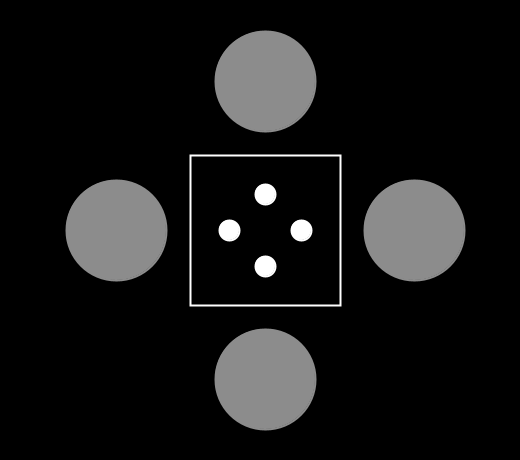
Frame 1 (no input)
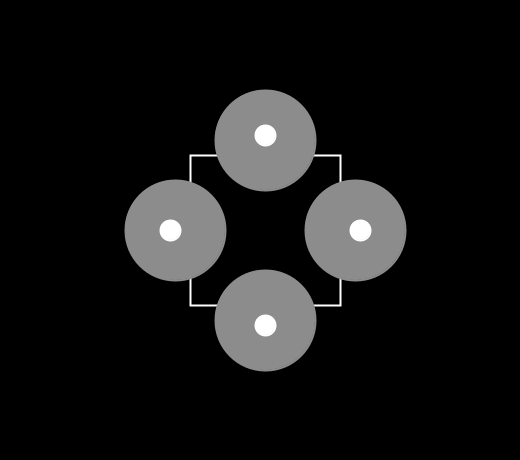
Frame 60 (the mouse pressed at the canvas centre just before this capture)
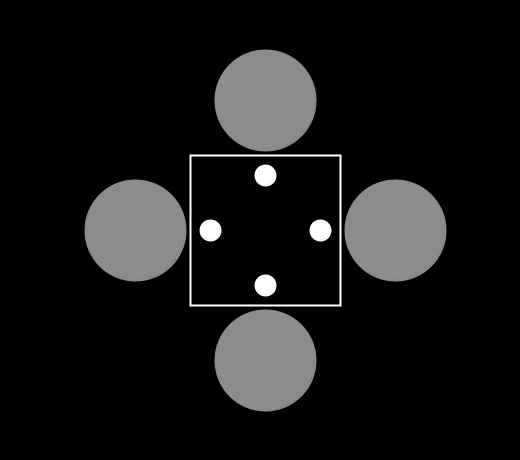
Frame 120 (the mouse held since frame 60 and released just before this capture)

The Processing sketch that drew these frames (run headless with seeded random() and noise(); from frame 60 on, the mouse is pressed at the canvas centre):

// Processing sketch: illusory_square
// ── illusory_square.pde
  
  //General Variables
  int xPoint;
  int yPoint;
  int size;
  int half;
  float speed;
  
  
  //Variables for the big circles
  float colour;
  int distance;
  int circleSize;
  float topyMovement;
  float bottomyMovement;
  float leftxMovement;
  float rightxMovement;
  
  //Variables for the small circles
  float c;
  int d;
  int cs;
  int tym;
  int bym;
  int lxm;
  int rxm;
  
void setup(){
    //Initialize a 500x500 project and set the background to black
    size(520, 460);
    
    xPoint=190;
    yPoint=155;
    size=150;
    half=size/2;
    speed=-1;
    
    //Initialize big circles
    distance=75;
    circleSize=100;
    colour=140;
    topyMovement= yPoint-distance;
    bottomyMovement=yPoint+size+distance;
    leftxMovement=xPoint-distance;
    rightxMovement=xPoint+size+distance;
    
    //Initialize small circles
    d=40;
    c=255;
    cs=20;
    tym=yPoint+d;
    bym=yPoint+size-d;
    lxm=xPoint+d;
    rxm=xPoint+size-d;
}

void draw(){
  stroke(255);
  background(0);
  fill(0);
  strokeWeight(2);
  rect (xPoint, yPoint, size, size);
  
  //Based on the position of the top circle, we decide if change directions or not
  if(topyMovement==150||topyMovement==yPoint-distance){
    speed=-speed;
  }
  move_circles();
  
  fill(colour);   
  stroke(colour);
  draw_big_circles();
  
  fill(c);   
  stroke(c);
  draw_small_circles();
}


void draw_big_circles(){
  //Verticals
  ellipse(xPoint+half, topyMovement, circleSize, circleSize);
  ellipse(xPoint+half, bottomyMovement, circleSize, circleSize);
  //Horizontal
  ellipse(leftxMovement, yPoint+half, circleSize, circleSize);
  ellipse(rightxMovement, yPoint+half, circleSize, circleSize);  
}

void draw_small_circles(){
  //Verticals
  ellipse(xPoint+half, tym, cs, cs);
  ellipse(xPoint+half, bym, cs, cs);
  //Horizontal
  ellipse(lxm, yPoint+half, cs, cs);
  ellipse(rxm, yPoint+half, cs, cs);  
}

void move_circles(){
   topyMovement+=speed;
   leftxMovement+=speed;
   bottomyMovement-=speed;
   rightxMovement-=speed;
   
   tym-=speed;
   lxm-=speed;
   bym+=speed;
   rxm+=speed;
}
